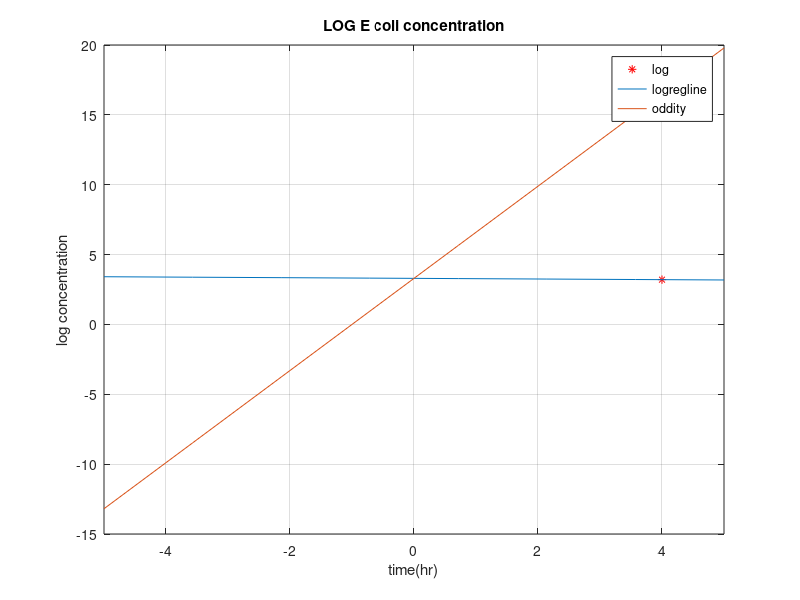
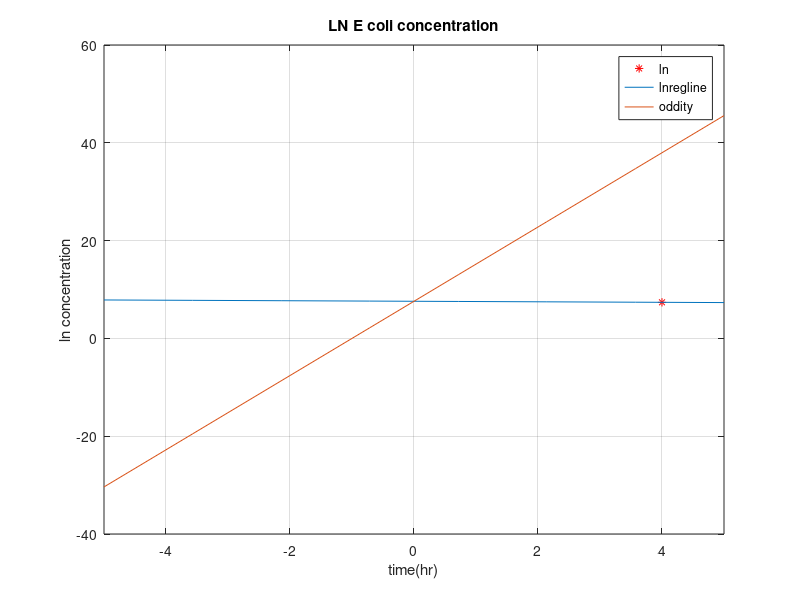

Here is the MATLAB script that generated these plots, in order:
% Linearization of non-linear functions
%Takes data set, scales it by log10 or natural log, and plots data and fits
%a linear regression line to it
clc
clear

%data set
t = 4:4:24;
c = [1600 1320 1000 890 650 560];

%linearizing to log10
logc = log10(c);
logregline = polyfit(t, logc, 1);
w = @(x) x*logregline +logregline(2);
figure 
plot(t, logc, 'r*')
hold on
fplot(w)
title ('LOG E coli concentration')
xlabel('time(hr)')
ylabel('log concentration')
grid
legend('log','logregline', 'oddity') %idk where the yellow line comes from
hold off


%linearlizing to natural log
lnc = log(c);
lnregline = polyfit(t, lnc, 1);
w = @(x) x*lnregline +lnregline(2);
figure 
plot(t, lnc, 'r*')
hold on
fplot(w)
title ('LN E coli concentration')
xlabel('time(hr)')
ylabel('ln concentration')
grid
legend('ln','lnregline', 'oddity') %idk where the yellow line comes from
hold off